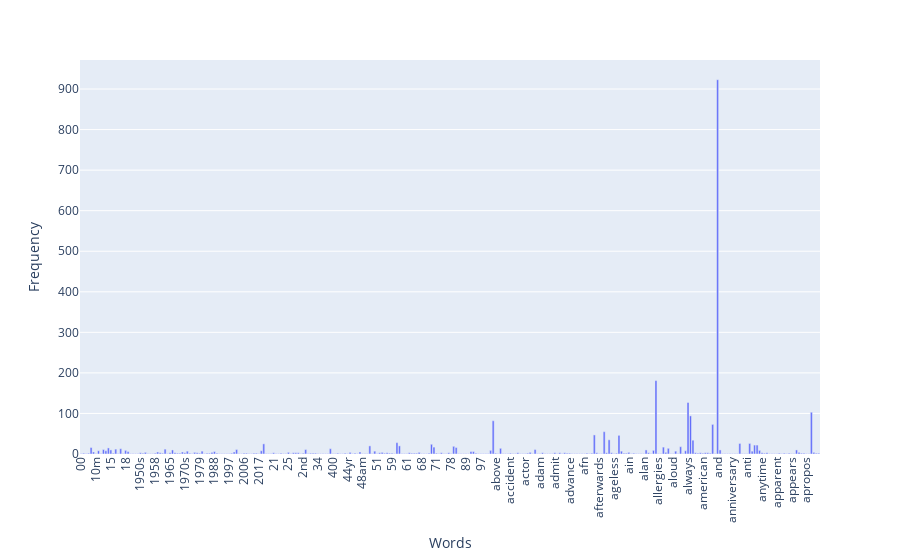

The cell this chart's notebook holds for it:
### Code cell
import plotly.express as px

# 取得前 300 個詞彙和其詞頻
words = count_vect.get_feature_names_out()[:300]
frequencies = term_frequencies[:300]

# 使用 plotly 繪製長條圖
fig = px.bar(x=words, y=frequencies, labels={'x': 'Words', 'y': 'Frequency'})
fig.update_layout(xaxis_tickangle=-90)  # 將 x 軸標籤旋轉 90 度
fig.show()

### Figure 1 — Plotly figure (JSON) as saved in the notebook; plotly's stock layout.template omitted (floating-point values rounded to 4 significant figures; data arrays with more than 128 entries replaced by an {"elided": "..."} marker saying what was removed)
{"data": [{"alignmentgroup": "True", "hovertemplate": "Words=%{x}<br>Frequency=%{y}<extra></extra>", "legendgroup": "", "marker": {"color": "#636efa", "pattern": {"shape": ""}}, "name": "", "offsetgroup": "", "orientation": "v", "showlegend": false, "textposition": "auto", "type": "bar", "x": {"elided": "300 str values"}, "xaxis": "x", "y": {"elided": "300 int values"}, "yaxis": "y"}], "layout": {"autosize": true, "barmode": "relative", "legend": {"tracegroupgap": 0}, "margin": {"t": 60}, "xaxis": {"anchor": "y", "autorange": true, "domain": [0, 1], "range": [-0.5, 299.5], "tickangle": -90, "title": {"text": "Words"}, "type": "category"}, "yaxis": {"anchor": "x", "autorange": true, "domain": [0, 1], "range": [0, 971.6], "title": {"text": "Frequency"}, "type": "linear"}}}
